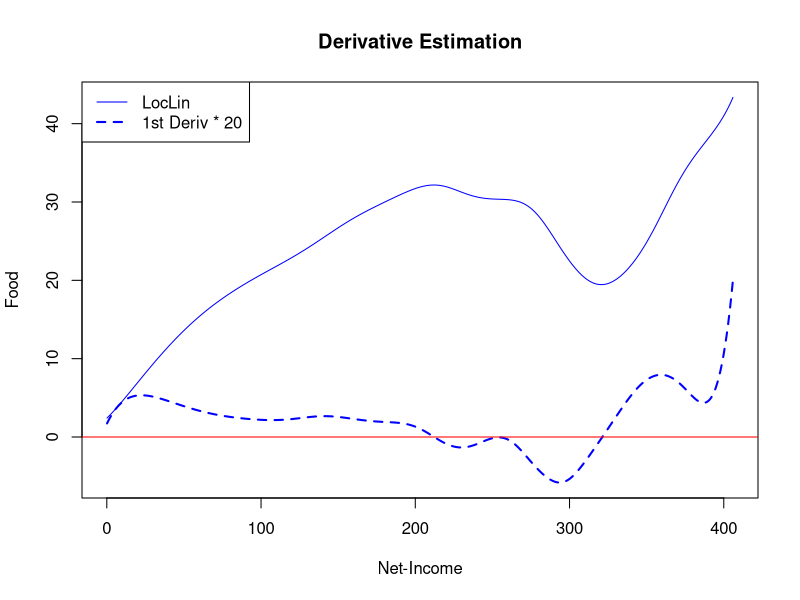

Source code (R):

# clear variables and close windows
rm(list = ls(all = TRUE))
graphics.off()

# install and load packages
libraries = c("KernSmooth")
lapply(libraries, function(x) if (!(x %in% installed.packages())) {
install.packages(x)
})
lapply(libraries, library, quietly = TRUE, character.only = TRUE)

# load data
x = read.csv("fes76.txt", sep = ";", dec = ".")
x = x[, c("NIC", "FOO")]
x = x[order(x$NIC), ]

mh1 = locpoly(x$NIC, x$FOO, degree = 1, kernel = "normal", bandwidth = 20)  # Estimate regression function using local polynomials.
mh2.1 = locpoly(x$NIC, x$FOO, drv = 1, degree = 2, kernel = "normal", bandwidth = 20)  # Determine first order derivative.

# plot
fac = 20  # Multiplication factor for first order derivative - for representation purposes.
ylim = range(c(mh1$y, fac * mh2.1$y))
plot(mh1, col = "blue", type = "l", ylim = ylim, main = "Derivative Estimation", xlab = "Net-Income", 
    ylab = "Food")
lines(mh2.1$x, fac * mh2.1$y, col = "blue", lwd = 2, lty = 2)
abline(a = 0, b = 0, col = "red")
legend("topleft", c("LocLin", paste("1st Deriv *", fac)), col = "blue", lwd = c(1, 
    2), lty = c(1, 2))
